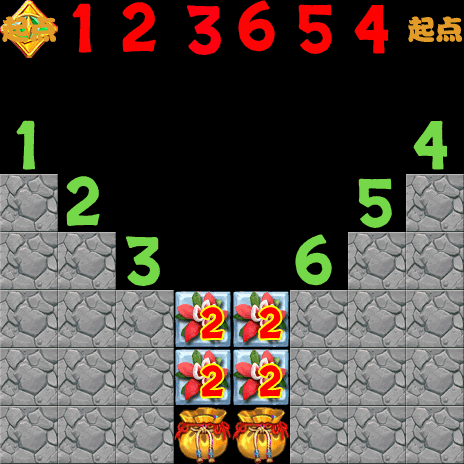

This game map was drawn from its Tiled (.tmx) file and the tilesets committed beside it. A one-line description and the trimmed map source follow:
An orthogonal 8x8 tile map with 58x58 px tiles, 8 tile layers (1-layer, 2-layer, 3-layer, 4-layer, ...).

<map version="1.0" orientation="orthogonal" renderorder="right-down" width="8" height="8" tilewidth="58" tileheight="58">
 <tileset firstgid="1" name="backgroundBlock" tilewidth="58" tileheight="58">
  <image source="backgroundBlock.png" width="348" height="870" />
 </tileset>
 <layer name="1-layer" width="8" height="8">
  <data>[64 cells, 47 non-empty, 1 distinct tile ids]</data>
 </layer>
 <layer name="2-layer" width="8" height="8">
  <data>[64 cells, 58 non-empty, 1 distinct tile ids]</data>
 </layer>
 <layer name="3-layer" width="8" height="8">
  <data>[64 cells, 43 non-empty, 1 distinct tile ids]</data>
 </layer>
 <layer name="4-layer" width="8" height="8">
  <data>[64 cells, 55 non-empty, 1 distinct tile ids]</data>
 </layer>
 <layer name="5-layer" width="8" height="8">
  <data>[64 cells, 56 non-empty, 13 distinct tile ids]</data>
 </layer>
 <layer name="6-layer" width="8" height="8">
  <data>[64 cells, 59 non-empty, 5 distinct tile ids]</data>
 </layer>
 <layer name="7-layer" width="8" height="8">
  <data>[64 cells, 63 non-empty, 1 distinct tile ids]</data>
 </layer>
 <layer name="8-layer" width="8" height="8">
  <data>[64 cells, 63 non-empty, 2 distinct tile ids]</data>
 </layer>
</map>